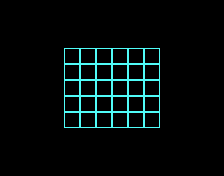

This game map was drawn from its Tiled (.tmx) file and the tilesets committed beside it. A one-line description and the full map source follow:
An orthogonal 14x11 tile map with 16x16 px tiles, 2 tile layers (Events, Ground).

<map version="1.2" tiledversion="1.2.1" orientation="orthogonal" renderorder="right-down" width="14" height="11" tilewidth="16" tileheight="16" infinite="0" nextlayerid="4" nextobjectid="1">
 <tileset firstgid="1" name="PhageCity" tilewidth="16" tileheight="16" tilecount="120" columns="8">
  <image source="PhageCity.png" width="128" height="240" />
  <tile id="1">
   <properties>
    <property name="Event" value="Hack" />
   </properties>
  </tile>
  <tile id="2">
   <properties>
    <property name="Event" value="Door" />
   </properties>
  </tile>
  <tile id="7">
   <properties>
    <property name="Event" value="Collide" />
   </properties>
  </tile>
  <tile id="13">
   <properties>
    <property name="Event" value="Button" />
   </properties>
  </tile>
 </tileset>
 <layer id="3" name="Events" width="14" height="11">
  <properties>
   <property name="visible" type="bool" value="false" />
  </properties>
  <data encoding="csv">
0,0,0,0,0,0,0,0,0,0,0,0,0,0,
0,0,0,0,0,0,0,0,0,0,0,0,0,0,
0,0,0,0,0,0,0,0,0,0,0,0,0,0,
0,0,0,0,0,0,0,0,0,0,0,0,0,0,
0,0,0,0,0,0,0,0,0,0,0,0,0,0,
0,0,0,0,0,0,0,0,0,0,0,0,0,0,
0,0,0,0,0,0,0,0,0,0,0,0,0,0,
0,0,0,0,0,0,0,0,0,0,0,0,0,0,
0,0,0,0,0,0,0,0,0,0,0,0,0,0,
0,0,0,0,0,0,0,0,0,0,0,0,0,0,
0,0,0,0,0,0,0,0,0,0,0,0,0,0
</data>
 </layer>
 <layer id="1" name="Ground" width="14" height="11">
  <data encoding="csv">
29,29,29,29,29,29,29,29,29,29,29,29,29,29,
29,29,29,29,29,29,29,29,29,29,29,29,29,29,
29,29,29,29,29,29,29,29,29,29,29,29,29,29,
29,29,29,29,24,24,24,24,24,24,29,29,29,29,
29,29,29,29,24,24,24,24,24,24,29,29,29,29,
29,29,29,29,24,24,24,24,24,24,29,29,29,29,
29,29,29,29,24,24,24,24,24,24,29,29,29,29,
29,29,29,29,24,24,24,24,24,24,29,29,29,29,
29,29,29,29,29,29,29,29,29,29,29,29,29,29,
29,29,29,29,29,29,29,29,29,29,29,29,29,29,
29,29,29,29,29,29,29,29,29,29,29,29,29,29
</data>
 </layer>
</map>
